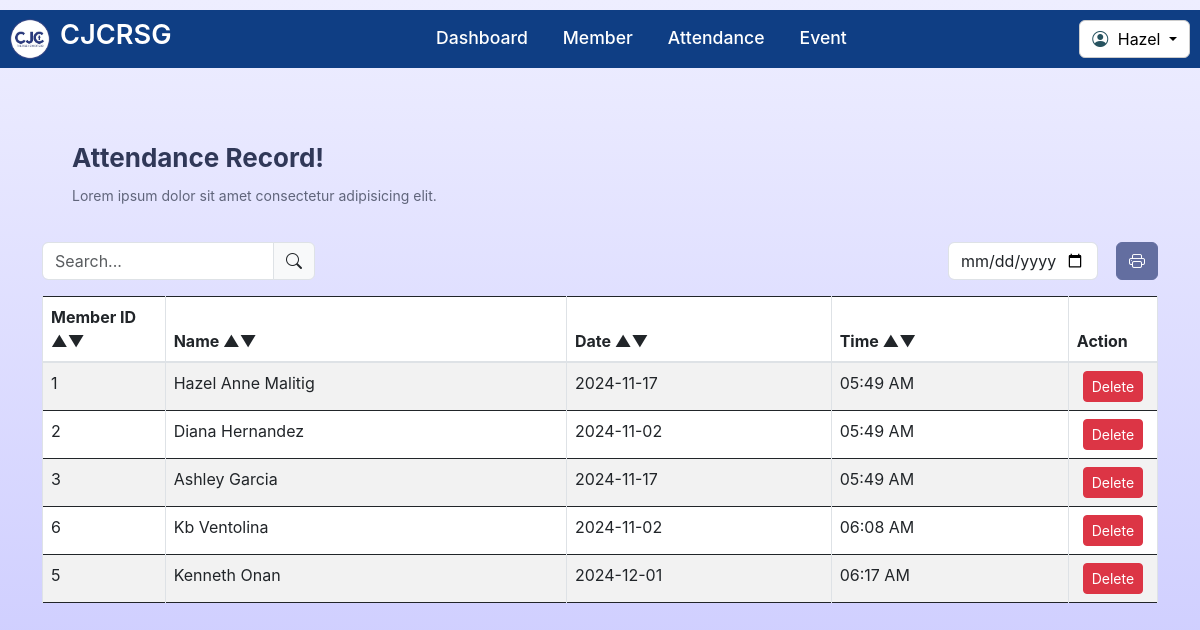
The page /record.php?id=1 on the database its author committed.
### tables this page shows
CREATE TABLE `member` (
  `memberID` int(11) NOT NULL,
  `name` varchar(100) NOT NULL,
  `status` varchar(50) NOT NULL,
  `dateCreated` timestamp NOT NULL DEFAULT current_timestamp(),
  `lastUpdated` timestamp NOT NULL DEFAULT current_timestamp() ON UPDATE current_timestamp()
);

CREATE TABLE `attendance` (
  `atten_id` int(11) NOT NULL,
  `memberID` int(11) NOT NULL,
  `date` timestamp NOT NULL DEFAULT current_timestamp()
);

### record.php (the view, shortened to what this page needs)
<?php
include 'api/login.php';
$conn = new mysqli($servername, $username, $password, $dbname);
$id = isset($_GET['id']) ? (int)$_GET['id'] : 0;
$memberName = 'User';
$sql = "SELECT name FROM member WHERE memberID = ?";
$stmt = $conn->prepare($sql);
$stmt->bind_param("i", $id);
$stmt->execute();
$stmt->store_result();
if ($stmt->num_rows > 0) {
    $stmt->bind_result($fullName);
    $memberName = explode(' ', $fullName)[0];
}
?>
<!DOCTYPE html>
<html lang="en">
  <head>
    <link rel="stylesheet" href="css/record.css" />
    <link rel="stylesheet" href="https://cdn.jsdelivr.net/npm/bootstrap@4.0.0/dist/css/bootstrap.min.css">
    <link rel="stylesheet" href="https://cdnjs.cloudflare.com/ajax/libs/font-awesome/5.15.2/css/all.min.css"/>
  <link href="https://cdn.jsdelivr.net/npm/bootstrap@5.3.0-alpha1/dist/css/bootstrap.min.css" rel="stylesheet">
  <link href="https://cdn.jsdelivr.net/npm/datatables@1.11.5/css/jquery.dataTables.min.css" rel="stylesheet">
  <link href="https://cdn.jsdelivr.net/npm/bootstrap-icons/font/bootstrap-icons.css" rel="stylesheet">
  </head>
  <body>
    <header>
      <nav class="navbar">
          <a href="#" class="logo">
              <img src="images/logo.png" alt="logo">
              <h2>CJCRSG</h2>
          </a>
          <ul class="links">
              <li><a  href="dashboard.php?id=<?php echo $_GET['id']; ?>">Dashboard</a></li>
              <li><a  href="member.php?id=<?php echo $_GET['id']; ?>">Member</a></li>
              <li><a  href="record.php?id=<?php echo $_GET['id']; ?>">Attendance</a></li>
              <li><a  href="event.php?id=<?php echo $_GET['id']; ?>">Event</a></li>
          </ul>
        <div class="dropdown">
        <button
            class="btn dropdown-toggle"
            type="button"
            id="userDropdown"
            data-bs-toggle="dropdown"
            aria-expanded="false"
            style="background-color: white; color: black; border: 1px solid #ccc;"
        >
            <i class="bi bi-person-circle" style="color: #275360; margin-right: 5px;"></i>
            <?php echo htmlspecialchars($memberName); ?>
        </button>
    </div>
      </nav>
  </header>
    <div class="container mt-1">
<div class="container-wrapper">
<div class="admin-container">
  <label class="admin-greeting">Attendance Record!</label>
  <label class="admin-description">Lorem ipsum dolor sit amet consectetur adipisicing elit.</label>
</div>
</div>
<div class="row mb-3 align-items-center">
    <div class="col-md-6">
        <div class="input-group w-50">
            <input type="text" id="searchInput" class="form-control" placeholder="Search...">
            <span class="input-group-text"><i class="bi bi-search"></i></span>
        </div>
    </div>
    <div class="col-md-6 d-flex justify-content-end align-items-center">
    <input type="date" id="dateFilter" class="form-control" style="width: 150px; margin-right: 10px;">
        <button id="printButton" class="btn btn-outline-secondary ms-2" style="background-color: #636EA0; color: white; border-color: #636EA0;">
            <i class="bi bi-printer"></i>
        </button>
    </div>
</div>
<?php
$servername = "localhost";
$username = "root";
$password = "";
$dbname = "cjcrsg";
$conn = new mysqli($servername, $username, $password, $dbname);
$sql = "
SELECT
    a.atten_id AS id,
    m.memberID,
    m.name,
    DATE_FORMAT(a.date, '%b %d, %Y') AS formatted_date,
    DATE_FORMAT(a.date, '%h:%i %p') AS formatted_time
FROM
    attendance a
JOIN
    member m
ON
    a.memberID = m.memberID
";
$result = $conn->query($sql);
$combinedData = [];
if ($result->num_rows > 0) {
    while ($row = $result->fetch_assoc()) {
        $combinedData[] = $row;
    }
}
?>
<div class="table-responsive">
    <table class="table table-striped table-bordered" id="dataTable">
    <thead class="table-black">
    <tr>
        <th scope="col" style="width: 11%;" data-sort="name">Member ID
            <span class="sort-icon">&#9650;&#9660;</span>
        </th>
        <th scope="col" data-sort="name">Name
            <span class="sort-icon">&#9650;&#9660;</span>
        </th>
        <th scope="col" data-sort="date">Date
            <span class="sort-icon">&#9650;&#9660;</span>
        </th>
        <th scope="col" data-sort="time">Time
            <span class="sort-icon">&#9650;&#9660;</span>
        </th>
        <th scope="col" style="width: 8%;">Action</th>
    </tr>
</thead>
<tbody>
    <?php
    foreach ($combinedData as $row) {
        $rowDate = date('Y-m-d', strtotime($row['formatted_date']));
        $rowTime = $row['formatted_time'];
        echo "<tr data-date='" . $rowDate . "'>";
        echo "<td>" . htmlspecialchars($row['memberID']) . "</td>";
        echo "<td>" . htmlspecialchars($row['name']) . "</td>";
        echo "<td>" . htmlspecialchars($rowDate) . "</td>";
        echo "<td>" . htmlspecialchars($rowTime) . "</td>";
        echo "<td style='width: 8%; text-align: center;'>
    <button class='btn btn-danger btn-sm delete-btn' data-id='" . $row['id'] . "'>Delete</button>
              </td>";
        echo "</tr>";
    }
    ?>
</tbody>
    </table>
</div>
</div>
  </body>
</html>

### css/record.css (style rules this page uses)
* { margin: 0; padding: 0; box-sizing: border-box; font-family: "Inter", sans-serif; }
body { width: 100%; min-height: 100vh; background: linear-gradient(#eeeeff, #c8c7ff); }
header { background: #0f3e84; position: sticky; width: 100%; margin-top: 10px; top: 0; left: 0; z-index: 1; padding: 0 10px; }
.navbar { display: flex; padding: 22px 0; align-items: center; max-width: 1200px; margin: 0 auto; justify-content: space-between; }
.navbar .logo { gap: 10px; display: flex; align-items: center; text-decoration: none; }
.navbar .logo img { width: 40px; border-radius: 50%; }
.navbar .logo h2 { color: #fff; font-weight: 600; font-size: 1.7rem; }
.navbar .links { display: flex; gap: 35px; list-style: none; align-items: center; }
.navbar .links a { color: #fff; font-size: 1.1rem; font-weight: 500; text-decoration: none; transition: 0.1s ease; position: relative; top: 7px; }
footer .content p, a { color: #fff; }
.admin-container { text-align: left; margin-top: 20px; margin-left: 10x; padding-top: 30px; padding-right: 300px; }
.admin-greeting { font-size: 30px; font-weight: bold; color: #303858; margin-bottom: 8px; display: block; }
.admin-description { font-size: 14px; color: #60657b; margin-bottom: 16px; display: block; }
.container-wrapper { display: flex; gap: 4px; justify-content: flex-start; align-items: flex-start; margin: 30px auto; padding: 0 15px; flex-wrap: wrap; box-sizing: border-box; }
@media (min-width: 991px) and (max-width: 1399px) { .admin-container { text-align: left; margin-top: 20px; margin-left: 10px; padding-top: 30px; padding-right: 10px; } }
@media (min-width: 991px) and (max-width: 1399px) { .container-wrapper { display: flex; gap: 10px; justify-content: flex-start; align-items: flex-start; margin: 20px auto; padding: 0 20px; flex-wrap: wrap; box-sizing: border-box; } }
.admin-greeting { font-size: 26px; }
.admin-description { font-size: 14px; }

### rows shown on the page
member: name "Hazel"
attendance: memberID.memberID "1", memberID.name "Hazel Anne Malitig", rowDate "2024-11-17", rowTime "05:49 AM"
attendance: memberID.memberID "2", memberID.name "Diana Hernandez", rowDate "2024-11-02", rowTime "05:49 AM"
attendance: memberID.memberID "3", memberID.name "Ashley Garcia", rowDate "2024-11-17", rowTime "05:49 AM"
attendance: memberID.memberID "6", memberID.name "Kb Ventolina", rowDate "2024-11-02", rowTime "06:08 AM"
attendance: memberID.memberID "5", memberID.name "Kenneth Onan", rowDate "2024-12-01", rowTime "06:17 AM"
